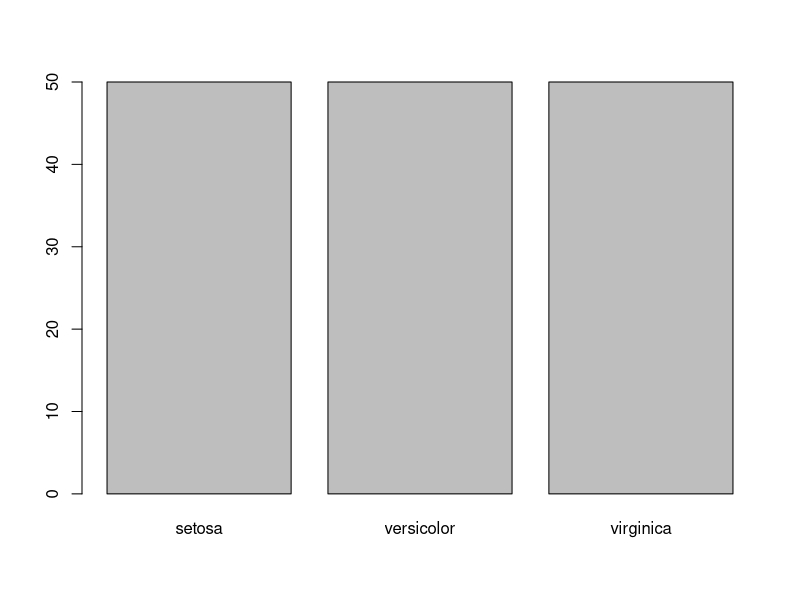
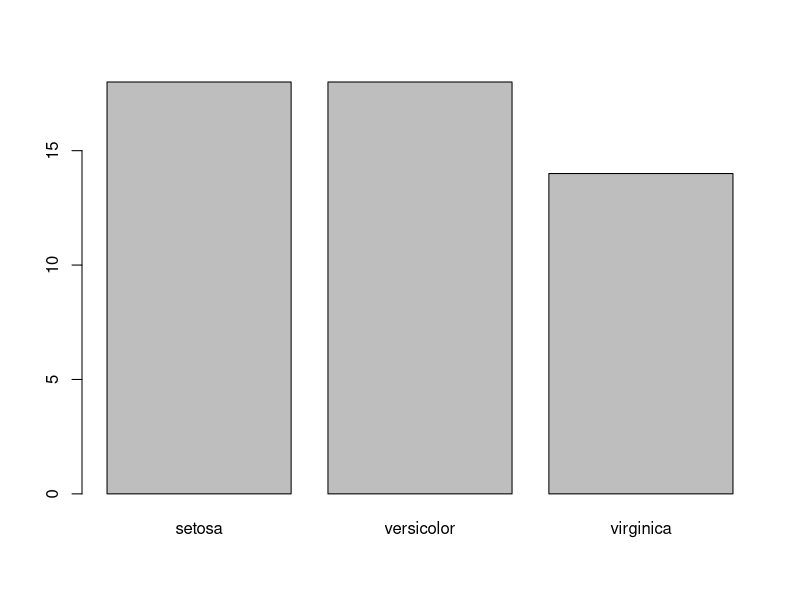

R code for these plots, in order:
# Create Matrix 
?matrix

matrix(5, 3, 3)

v1 = c(1,2,3,4)

matrix(v1)

#by default, the placement of values will be column wise, 
#if we need to place values by row, we need to set flag to T/True 
matrix(v1,
       nrow = 2,
       ncol = 2)

matrix(v1,
       nrow = 2,
       ncol = 2,
       byrow = T)

m1<- matrix(v1,
            nrow = 2,
            ncol = 2)
?row.names()

row.names(m1) <- c("A","B")
colnames(m1) <- c("col1","col2")

m1
# Ways to create matrix 
v2 <- c("Computional Geometry","Economics","Data Analytics")
v3 <- c(1,2,4)

m2 <- rbind(v2,v3)
m3 <- cbind(v2,v3)
# Indexing

#matrix[rows,columns]
#selecting rows can be done specifying row names or row numbers by notation [rnum,]
#this selects entire row with all columns 
m2
m2[1,]
m2["v2",]
m2[0:2,]

#selecting columns can be done specifying column names or column numbers by notation [,cnum]
#this selects entire column with all the rows
m3
m3[,1]
m3[,"v3"]
m3[,0:2]


#Reassigning of matrix values 
m3
m3[2,1] <- "Java"
m3
#-----------------------------------------------------------------------------
#Matrix Operations 

?sample.int()

mat1 <- sample.int(100,9)
mat2 <- sample.int(100,9)
#reassigning to the variable
mat1 <- matrix(mat1,3,3)
mat2 <- matrix(mat2,3,3)

mat1
mat2

mat1 + mat2

mat1 - mat2

mat1 * mat2
#-----------------------------------------------------------------------------
#subsetting

mat <- sample.int(100,25)

mat <- matrix(mat,
              nrow = 5,
              ncol = 5)
mat

#subselecting of values can be performed using indexing
# matrix_variable[start_num_row:until_num_row,start_num_col:until_num_col]
mat
mat[2:3,3:4]

#subsetting individual rows and columns specified to its index
mat[c(2,4),]
mat[c(2,4),c(2,5)]

#checking for logical 

#Multiple vectors stacked together forms a matrix, 

is.matrix(mat)
is.vector(mat)

s <- mat[1,]
s
is.vector(s)
is.matrix(s)

#-----------------------------------------------------------------------------
#Performing Matrix sub setting on dataset - Will give you better understanding for data manipulation 
data <- iris
data
data[1,]
data[,1]
data[,1]<-round(data[,1])

data <- iris
data[,"Species"]
?unique()

#Unique function will return all the unique values with in the dataset
#so you can further perform operations on it 

unique(data[,"Species"]) 
length(unique(data[,"Species"]))

#Table function can be used to create a categorical representation of the data with oits variable name
data
table(data[,"Species"])
barplot(table(data[,"Species"]))

#shuffle the rows inside the data for variability
random_indexes_matrix <- sample(nrow(data))
new_data <- data[random_indexes_matrix,]

new_data
#select the top 50 rows and plot the distrubution of Species column

table(new_data[1:50,"Species"])
barplot(table(new_data[1:50,"Species"]))
#Selecting rows and columns within datasets
data

#EXAMPLE: (In Future - During Linear Modelling) Seperting Feature columns and Target Columns 
data
x <- data[,1:4]
y <- data[,"Species"]

x
y

#-----------------------------------------------------------------------------
#NEXT Lecture 
#Plotting 
#Custom Functions

#Assignment - Implement the functions discussed above and matrix operations on Titanic Dataset
